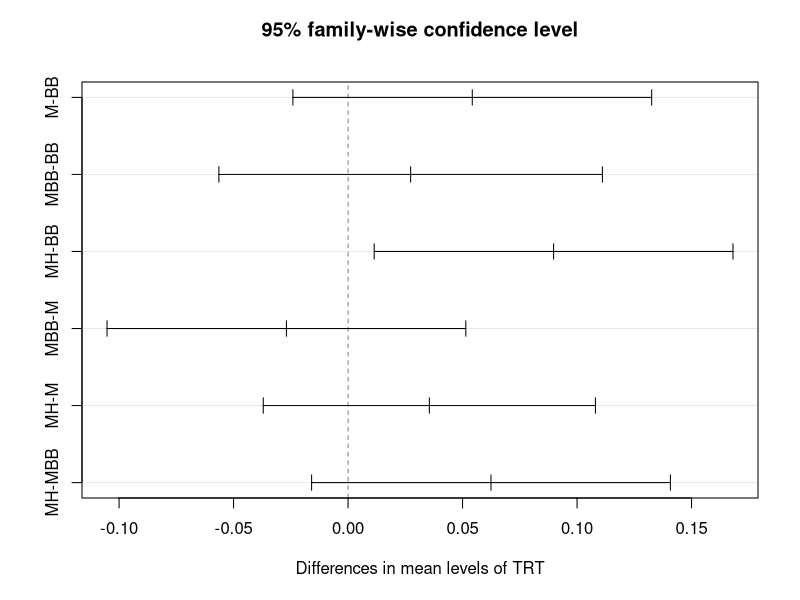

The R source for this figure: (Note: this script raises an error after producing the figure.)
## ---- chunk 1
knitr::opts_chunk$set(echo = TRUE)
## ---- chunk 2
library(tidyverse)
#install.packages("ggpubr")
library(ggpubr)
## ---- chunk 3
grow_RBA_ac <- 
  read.csv("grow_RBA_ac.csv") %>% 
  select(-X, -X.1, -X.2, -X.3) %>% 
  mutate(COMPGAP = paste0(COMP, GAP)) %>% 
  mutate(RGR_2 = (BA_18_AC - BA_13_AC)/(BA_13_AC*5)) %>% 
  arrange(factor(TRT, levels = c("M", "MH", "MBB", "BB")))
grow_RBA_ac
## ---- chunk 4
grow_RBA_ac %>% 
  group_by(TRT) %>% 
  summarise(mean = mean(RGR_BA_AC))
## ---- chunk 5
RBA_aov <- aov(RGR_BA_AC ~ TRT, data = grow_RBA_ac)
summary(RBA_aov)
## ---- chunk 6
Tuk_RBA <- TukeyHSD(RBA_aov)
Tuk_RBA
plot(Tuk_RBA)
## ---- chunk 7
ggplot() + 
  geom_boxplot(data = grow_RBA_ac, 
               aes(x = factor(TRT, levels = c("M", "MH", "MBB", "BB")), 
                   y = RGR_BA_AC)) + 
  geom_bracket(aes(xmin = "MH", xmax = "BB", y.position = 0.26, label = "p < 0.05")) +
  #geom_segment(aes(x = "MH", y = 0.26, xend = "BB", yend = 0.26)) + 
  #geom_segment(aes(x = "MH", xend = "MH", y = 0.255, yend = 0.2603)) + 
  #geom_segment(aes(x = "BB", xend = "BB", y = 0.255, yend = 0.2603)) + 
  #geom_text(aes(x = "MBB", y = 0.27, label = "p < 0.05"), size = 3.2) + 
  labs(x = "Treatment", 
       y = "Mean relative growth rate of basal area (1/year)")
## ---- chunk 8
tky <- as.data.frame(Tuk_RBA$TRT)
tky$pair <- rownames(tky)
  ggplot(tky, aes(colour=cut(`p adj`, c(0, 0.01, 0.05, 1), 
                           label=c("p<0.01","p<0.05","Non-Sig")))) +
  geom_hline(yintercept=0, lty="11", colour="grey30") +
  geom_errorbar(aes(pair, ymin=lwr, ymax=upr), width=0.2) +
  geom_point(aes(pair, diff)) +
  labs(colour="")
  
